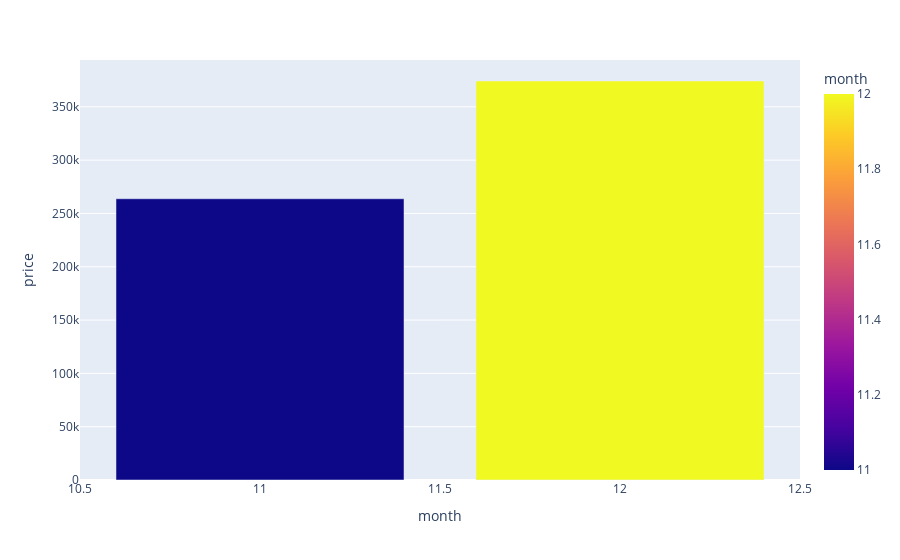

This figure's notebook cell:
### Markdown cell above
### 4. Dibulan apakah pendapatan terbanyak ?

### Code cell
# visualisasi kolom month
plot_bar('month')

### Figure 1 — Plotly figure (JSON) as saved in the notebook; plotly's stock layout.template omitted (floating-point values rounded to 4 significant figures)
{"data": [{"alignmentgroup": "True", "hovertemplate": "month=%{marker.color}<br>price=%{y}<extra></extra>", "legendgroup": "", "marker": {"color": [11, 12], "coloraxis": "coloraxis", "pattern": {"shape": ""}}, "name": "", "offsetgroup": "", "orientation": "v", "showlegend": false, "textposition": "auto", "type": "bar", "x": [11, 12], "xaxis": "x", "y": [263771, 374205], "yaxis": "y"}], "layout": {"barmode": "group", "coloraxis": {"colorbar": {"title": {"text": "month"}}, "colorscale": [[0, "#0d0887"], [0.1111, "#46039f"], [0.2222, "#7201a8"], [0.3333, "#9c179e"], [0.4444, "#bd3786"], [0.5556, "#d8576b"], [0.6667, "#ed7953"], [0.7778, "#fb9f3a"], [0.8889, "#fdca26"], [1, "#f0f921"]]}, "legend": {"tracegroupgap": 0}, "margin": {"t": 60}, "xaxis": {"anchor": "y", "domain": [0, 1], "title": {"text": "month"}}, "yaxis": {"anchor": "x", "domain": [0, 1], "title": {"text": "price"}}}}
